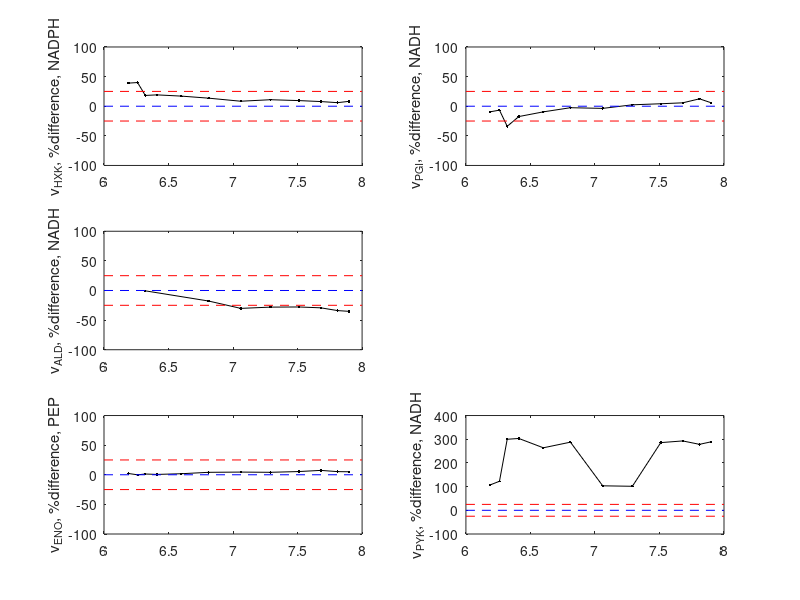

Here is the MATLAB script that generated this plot: (Note: this script raises an error after producing the figure.)
% % fig12_vmCompvsExp_difffVSlaura
% In this file, the vm estimated via the computational method are compared
% to Laura's value, but in percentage.

% step 1. load
% step 2. recalculate
% step 3. plot
% (if needed) step 4. analyze


%% step 1. load
load('output_hxk.mat');
load('output_pgi.mat');
load('output_ald.mat');
% load('output_gapdhr.mat');
load('output_eno_kmfixed.mat');
load('output_pyk.mat');


%% step 2. recalculate
xdiffHXK = zeros(size(output_hxk)); % 12 dps
xselHXK = output_hxk.xres_selected(5:16);
xdiffPGI = zeros(size(output_pgi)); % 12 dps
xselPGI = output_pgi.xres_selected(3:14);
xdiffALD = zeros(size(output_ald)); % 8 dps
xselALD = output_ald.xres_selected(3:10);
xdiffENO = zeros(size(output_eno_kmfixed)); % 12 dps
xselENO = output_eno_kmfixed.xres_selected(3:14);
xdiffPYK = zeros(size(output_pyk)); % 12 dps
xselPYK = output_pyk.xres_selected(7:18);

for i = 1:12
    xdiffHXK(i) = ((10^xselHXK(i))-1)*100;
    xdiffPGI(i) = ((10^xselPGI(i))-1)*100;
    xdiffENO(i) = ((10^xselENO(i))-1)*100;
    xdiffPYK(i) = ((10^xselPYK(i))-1)*100;
end
for i = 1:8
    xdiffALD(i) = ((10^xselALD(i))-1)*100;
end


%% step 2.1. plot % difference
figure(34)

subplot(3,2,1) % vmHXK
plot(output_hxk.pHarray,xdiffHXK,'.-','color','black')
ylabel('v_{HXK}, %difference, NADPH')
ylim([-100 100])
line([6 8],[-25 -25],'color','red','linestyle','--')
line([6 8],[25 25],'color','red','linestyle','--')
line([6 8],[0 0],'color','blue','linestyle','--')

subplot(3,2,2) % vmPGI
plot(output_pgi.pHarray,xdiffPGI,'.-','color','black')
ylabel('v_{PGI}, %difference, NADH')
ylim([-100 100])
line([6 8],[-25 -25],'color','red','linestyle','--')
line([6 8],[25 25],'color','red','linestyle','--')
line([6 8],[0 0],'color','blue','linestyle','--')

subplot(3,2,3) % vmALD
plot(output_ald.pHarray,xdiffALD,'.-','color','black')
ylabel('v_{ALD}, %difference, NADH')
ylim([-100 100])
line([6 8],[-25 -25],'color','red','linestyle','--')
line([6 8],[25 25],'color','red','linestyle','--')
line([6 8],[0 0],'color','blue','linestyle','--')

% vmGAPDHR

subplot(3,2,5) % vmENO
plot(output_eno_kmfixed.pHarray,xdiffENO,'.-','color','black')
ylabel('v_{ENO}, %difference, PEP')
ylim([-100 100])
line([6 8],[-25 -25],'color','red','linestyle','--')
line([6 8],[25 25],'color','red','linestyle','--')
line([6 8],[0 0],'color','blue','linestyle','--')

subplot(3,2,6) % vmPYK
plot(output_pyk.pHarray,xdiffPYK,'.-','color','black')
ylabel('v_{PYK}, %difference, NADH')
% ylim([-100 100])
line([6 8],[-25 -25],'color','red','linestyle','--')
line([6 8],[25 25],'color','red','linestyle','--')
line([6 8],[0 0],'color','blue','linestyle','--')

suptitleText = {'v_{m} [umol_{metaboliteAssay} mg_{P}^{-1} min^{-1}]';'Not normalized';'\color{blue}Laura.s values \color{black}and \color{red}25% deviation limits'};
suptitle(suptitleText);
set(gcf,'color','w');


